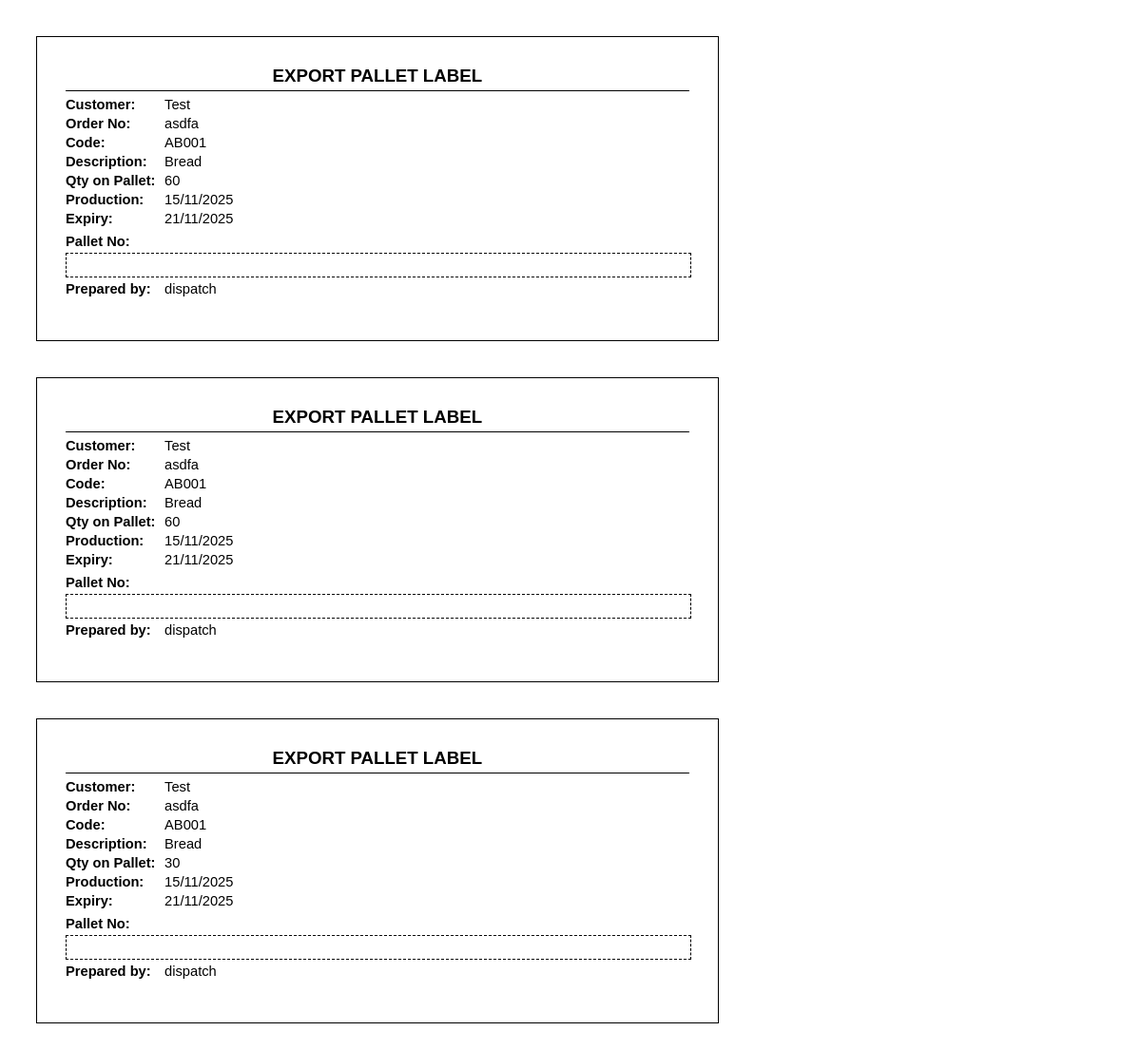
/dispatch/781/pallet-labels/, run on the app's committed database.
### dispatch_app/models.py (models this page shows, shortened)
class Customer(models.Model):
    CustomerID = models.AutoField(primary_key=True)
    Customer = models.CharField(max_length=255)
    DispatchTo = models.CharField(max_length=255, blank=True, null=True)
    Address = models.TextField(blank=True, null=True)
    Country = models.CharField(max_length=100, blank=True, null=True)
    ContactNo = models.CharField(max_length=50, blank=True, null=True)
    ContactPerson = models.CharField(max_length=255, blank=True, null=True)
    Status = models.BooleanField(default=True)
    class Meta:
        db_table = 'Customer'

class Dispatch(models.Model):
    STATUS_CHOICES = [
        ('draft', 'Draft'),
        ('confirmed', 'Confirmed'),
        ('shipped', 'Shipped'),
        ('delivered', 'Delivered'),
        ('cancelled', 'Cancelled'),
    ]
    DispatchID = models.AutoField(primary_key=True)
    OrderNo = models.CharField(max_length=100, unique=True)
    InvoiceNo = models.CharField(max_length=100, blank=True, null=True)
    Customer = models.ForeignKey(Customer, on_delete=models.PROTECT)
    Address = models.TextField(blank=True, null=True)
    Country = models.CharField(max_length=100, blank=True, null=True)
    ContactNo = models.CharField(max_length=50, blank=True, null=True)
    ContactPerson = models.CharField(max_length=255, blank=True, null=True)
    OrderDate = models.DateField()
    LoadingDate = models.DateField(blank=True, null=True)
    DeliveryDate = models.DateField(blank=True, null=True)
    TransportNo = models.CharField(max_length=100, blank=True, null=True)
    DriverName = models.CharField(max_length=255, blank=True, null=True)
    DriverMobile = models.CharField(max_length=50, blank=True, null=True)
    Seal = models.CharField(max_length=100, blank=True, null=True)
    Status = models.CharField(max_length=20, choices=STATUS_CHOICES, default='draft')
    created_by = models.ForeignKey(
        User,
        on_delete=models.SET_NULL,
        null=True,
        blank=True,
        related_name='dispatches_created'  # ✅ Unique reverse name
    )
    created_at = models.DateTimeField(default=timezone.now)
    updated_by = models.ForeignKey(
        User,
        on_delete=models.SET_NULL,
        null=True,
        blank=True,
        related_name='dispatches_updated'  # ✅ Unique reverse name
    )
    updated_at = models.DateTimeField(auto_now=True)
    class Meta:
        db_table = 'Dispatch'

class Products(models.Model):
    Code = models.CharField(primary_key=True, max_length=100)
    LocalCode = models.CharField(max_length=100, blank=True, null=True)
    Description = models.TextField(blank=True, null=True)
    ParPallet = models.DecimalField(max_digits=10, decimal_places=2, blank=True, null=True)
    UOM = models.CharField(max_length=50, blank=True, null=True)
    PacInCtn = models.DecimalField(max_digits=10, decimal_places=2, blank=True, null=True)
    class Meta:
        db_table = 'Products'

class DispatchDetails(models.Model):
    ID = models.AutoField(primary_key=True)
    DispatchID = models.ForeignKey(Dispatch, on_delete=models.CASCADE, related_name='details')
    Code = models.ForeignKey(Products, on_delete=models.PROTECT)
    LocalCode = models.CharField(max_length=100, blank=True, null=True)
    Description = models.TextField(blank=True, null=True)
    UOM = models.CharField(max_length=50, blank=True, null=True)
    PackInCarton = models.DecimalField(max_digits=10, decimal_places=2, blank=True, null=True)
    Qty = models.DecimalField(max_digits=15, decimal_places=4)
    ParPallet = models.DecimalField(max_digits=10, decimal_places=2, blank=True, null=True)
    ProductionDate = models.DateField(blank=True, null=True)
    ExpairyDate = models.DateField(blank=True, null=True)
    class Meta:
        db_table = 'DispatchDetails'

### dispatch_app/views.py (the view, shortened to what this page needs)
# urls.py: path('dispatch/<int:dispatch_id>/pallet-labels/', views.pallet_labels, name='pallet_labels'),
def pallet_labels(request, dispatch_id):
    dispatch = get_object_or_404(Dispatch, pk=dispatch_id)
    pallet_rows = []
    for item in dispatch.details.all():
        if not item.Qty:
            continue
        total_qty = Decimal(str(item.Qty))
        par_pallet = item.ParPallet or (item.Code.ParPallet if item.Code else None)
        par_pallet_dec = Decimal(str(par_pallet))
        full_pallets = int(total_qty // par_pallet_dec)
        remainder = total_qty % par_pallet_dec
        for _ in range(full_pallets):
            pallet_rows.append({
                'customer': dispatch.Customer.Customer,
                'order_no': dispatch.OrderNo,
                'code': item.Code.Code,
                'description': item.Description or item.Code.Description,
                'qty_on_pallet': float(par_pallet_dec),
                'production_date': item.ProductionDate,
                'expiry_date': item.ExpairyDate,
            })
        if remainder > 0:
            pallet_rows.append({
                'customer': dispatch.Customer.Customer,
                'order_no': dispatch.OrderNo,
                'code': item.Code.Code,
                'description': item.Description or item.Code.Description,
                'qty_on_pallet': float(remainder),
                'production_date': item.ProductionDate,
                'expiry_date': (getattr(item, 'ExpiryDate', None) or getattr(item, 'ExpairyDate', None)),
            })
    context = {
        'dispatch': dispatch,
        'pallet_labels': pallet_rows,
    }
    return render(request, 'pallet_labels.html', context)

### templates/pallet_labels.html (shortened to what this page needs)
<!DOCTYPE html>
<html>
<head>
</head>
<body>
    <div class="label-page">
        {% for label in pallet_labels %}
        <div class="label">
            <h3>EXPORT PALLET LABEL</h3>
            <div class="field">
                <span class="field-label">Customer:</span>
                <span class="field-value">{{ label.customer }}</span>
            </div>
            <div class="field">
                <span class="field-label">Order No:</span>
                <span class="field-value">{{ label.order_no }}</span>
            </div>
            <div class="field">
                <span class="field-label">Code:</span>
                <span class="field-value">{{ label.code }}</span>
            </div>
            <div class="field">
                <span class="field-label">Description:</span>
                <span class="field-value">{{ label.description }}</span>
            </div>
            <div class="field">
                <span class="field-label">Qty on Pallet:</span>
                <span class="field-value">{{ label.qty_on_pallet|floatformat:"0" }}</span>
            </div>
            <div class="field">
                <span class="field-label">Production:</span>
                <span class="field-value">{{ label.production_date|date:"d/m/Y"|default:"-" }}</span>
            </div>
            <div class="field">
                <span class="field-label">Expiry:</span>
                {% if label.expiry_date %}
                    <span class="field-value">{{ label.expiry_date|date:"d/m/Y" }}</span>
                {% elif label.expairy_date %}
                    <span class="field-value">{{ label.expairy_date|date:"d/m/Y" }}</span>
                {% else %}
                    <span class="field-value">-</span>
                {% endif %}
            </div>
            <div class="field" style="margin-top: 8px;">
                <span class="field-label">Pallet No:</span>
                <div class="pallet-no-box"></div>
            </div>
            <div class="field">
            <span class="field-label">Prepared by:</span>
            <span class="field-value">{{ dispatch.created_by.username|default:"Staff" }}</span>
            </div>
        </div>
        {% endfor %}
    </div>
</body>
</html>

### templates/pallet_labels.html (style rules this page uses)
body { font-family: Arial, sans-serif; margin: 0; padding: 0; background: #fff; color: #000; }
.label-page { width: 210mm; height: 297mm; padding: 10mm; box-sizing: border-box; }
.label { width: 190mm; height: 85mm; border: 1px solid #000; padding: 8mm; margin-bottom: 10mm; box-sizing: border-box; page-break-inside: avoid; }
.label:last-child { margin-bottom: 0; }
.label h3 { margin-top: 0; font-size: 14pt; text-align: center; border-bottom: 1px solid #000; padding-bottom: 4px; margin-bottom: 6px; }
.field { margin: 4px 0; font-size: 11pt; }
.field-label { font-weight: bold; display: inline-block; width: 100px; }
.field-value { display: inline-block; font-weight: normal; }
.pallet-no-box { width: 100%; height: 24px; border: 1px dashed #000; margin-top: 4px; text-align: center; line-height: 24px; font-weight: bold; background: none !important; }

### data on the page
Customer: customer "Test" "Test" "Test"
Dispatch: order_no "asdfa" "asdfa" "asdfa", created_by.username "dispatch" "dispatch" "dispatch"
Products: code "AB001" "AB001" "AB001"
DispatchDetails: description "Bread" "Bread" "Bread", production_date "15/11/2025" "15/11/2025" "15/11/2025", expiry_date "21/11/2025" "21/11/2025" "21/11/2025"

### other printed values
{{ label.qty_on_pallet|floatformat:"0" }} "60" "60" "30"
